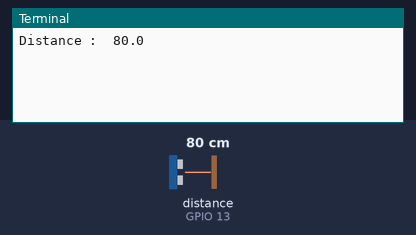
Bench run of a program on a simulated Raspberry Pi (BCM pin numbers). Shown: the last lines printed to the terminal. Inputs (shaded band) come from the test bench; at power-on: distance to the obstacle (sensor on GPIO 13) 80 cm. The echo pulse lasts 58.3 µs per cm.

Above: at 1.2 s.
1.3 s: distance to the obstacle (sensor on GPIO 13) set to 2 cm
At 1.9 s:
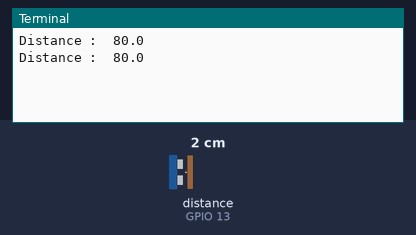
2.8 s: distance to the obstacle (sensor on GPIO 13) set to 4 cm
At 4.3 s:
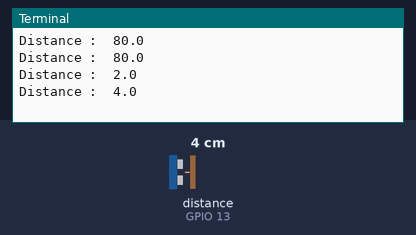
Timing chart, 0 to 5.8 s (numbered marks = the images above; inputs shaded):
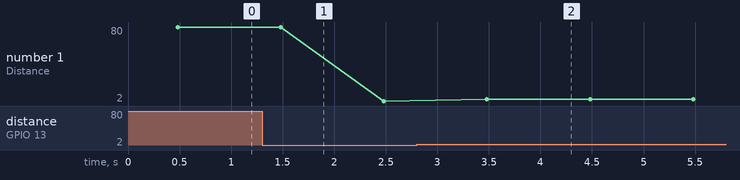

Measured:
- after the input at 2.8 s, the terminal: prints a new line after 0.68 s (image 2)
- plotted number 1: 80 → 2 after the input at 1.3 s, 2 → 4 after the input at 2.8 s

The program:

Ul.py
```python
from gpiozero import DistanceSensor
from time import sleep

sensor = DistanceSensor(echo=13, trigger=15, max_distance=2.0)

while True:
 distance = sensor.distance * 100
 print("Distance : " , distance)
 sleep(1)
```
